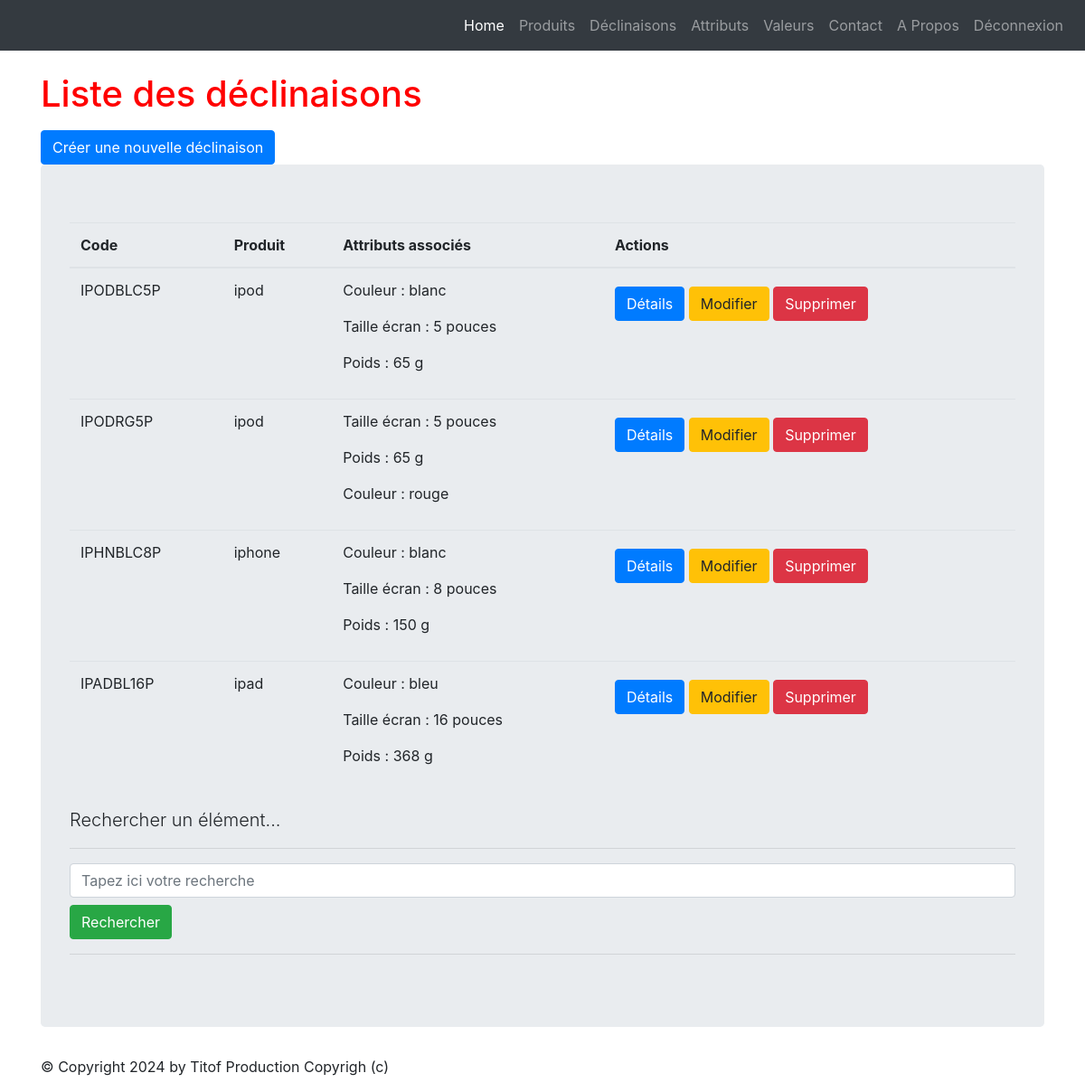
The page /monapp/items/list (signed in) on the database its author committed.
### monapp/models.py (models this page shows, shortened)
class ProductItem(models.Model):
    class Meta:
        verbose_name = "Déclinaison Produit"
    code    = models.CharField(max_length=10, null=True, blank=True, unique=True)
    product = models.ForeignKey('Product', on_delete=models.CASCADE)
    attributes  = models.ManyToManyField("ProductAttributeValue", related_name="product_item", null=True, blank=True)

class Product(models.Model):
    class Meta:
        verbose_name = "Produit"
    name          = models.CharField(max_length=100)
    code          = models.CharField(max_length=10, null=True, blank=True, unique=True)
    price_ht      = models.DecimalField(max_digits=8, decimal_places=2,  null=True, blank=True, verbose_name="Prix unitaire HT")
    price_ttc     = models.DecimalField(max_digits=8, decimal_places=2,  null=True, blank=True, verbose_name="Prix unitaire TTC")
    status        = models.SmallIntegerField(choices=PRODUCT_STATUS, default=0)
    date_creation =  models.DateTimeField(blank=True, verbose_name="Date création")

class ProductAttributeValue(models.Model):
    class Meta:
        verbose_name = "Valeur attribut"
        ordering = ['position']
    value              = models.CharField(max_length=100)
    product_attribute  = models.ForeignKey('ProductAttribute', verbose_name="Unité", on_delete=models.CASCADE)
    position           = models.PositiveSmallIntegerField("Position", null=True, blank=True)

class ProductAttribute(models.Model):
    class Meta:
        verbose_name = "Attribut"
    name =  models.CharField(max_length=100)

### monapp/views.py (the view)
# urls.py: path("items/list",views.ProductItemListView.as_view() ,name='item-list'),
class ProductItemListView(ListView):
    model = ProductItem
    template_name = "monapp/list_items.html"
    context_object_name = "productitems"
    def get_queryset(self ):
        query = self.request.GET.get('search')  # Récupérer le terme de recherche depuis la requête GET
        if query:
            return ProductItem.objects.filter(code__icontains=query)  # Filtre les produits par nom (insensible à la casse)
        return ProductItem.objects.select_related('product').prefetch_related('attributes')
    def get_context_data(self, **kwargs):
        context = super(ProductItemListView, self).get_context_data(**kwargs)
        context['titremenu'] = "Liste des déclinaisons"
        return context

### templates/monapp/list_items.html (shortened to what this page needs)
{% extends 'monapp/base.html' %}
{% block menu %}
<h1>Liste des déclinaisons</h1>
<a href="{% url 'item-add' %}" class="btn btn-primary mt-2">Créer une nouvelle déclinaison</a>
{% endblock %}
{% block contenu %}
    <table class="table">
        <thead>
            <th>Code</th>
            <th>Produit</th>
            <th>Attributs associés</th>
            <th>Actions</th>
        </thead>
        <tbody>
        {% for item in productitems %}
        <tr>
            <td>{{ item.code }}</a></td>
            <td>{{ item.product.name }}</a></td>
            <td>{% for attribute in item.attributes.all %}
                <p>{{ attribute.product_attribute.name }} : {{attribute.value }}</p>
                {% empty %}
                <p>Aucune valeur</p>
                {% endfor %}
            </td>
            <td>
                <a href="{% url 'item-detail' item.id %}" class="btn btn-primary mt-2">Détails</a>
                <a href="{% url 'item-update' item.id %}" class="btn btn-warning mt-2">Modifier</a>
                <a href="{% url 'item-delete' item.id %}" class="btn btn-danger mt-2">Supprimer</a>
            </td>
        </tr>
        {% endfor %}
        </tbody>
    </table>
     <p class="lead mb-3 ml-0">Rechercher un élément...</p>
     <hr/>
     <form method="GET" action="">
         <input class="form-control" type="text" name="search" placeholder="Tapez ici votre recherche" value="{{ request.GET.search }}">
         <button type="submit" class="btn btn-success mt-2">Rechercher</button>
     </form>
     <hr/>
{% endblock %}

### static/styles.css (style rules this page uses)
h1 { color: red ; }

### rows shown on the page
ProductItem: code "IPODBLC5P", product.name "ipod"
ProductAttributeValue: product_attribute.name "Couleur", value "blanc"
ProductAttributeValue: product_attribute.name "Taille écran", value "5 pouces"
ProductAttributeValue: product_attribute.name "Poids", value "65 g"
ProductItem: code "IPODRG5P", product.name "ipod"
ProductAttributeValue: product_attribute.name "Couleur", value "rouge"
ProductItem: code "IPHNBLC8P", product.name "iphone"
ProductAttributeValue: product_attribute.name "Taille écran", value "8 pouces"
ProductAttributeValue: product_attribute.name "Poids", value "150 g"
ProductItem: code "IPADBL16P", product.name "ipad"
ProductAttributeValue: product_attribute.name "Couleur", value "bleu"
ProductAttributeValue: product_attribute.name "Taille écran", value "16 pouces"
ProductAttributeValue: product_attribute.name "Poids", value "368 g"
